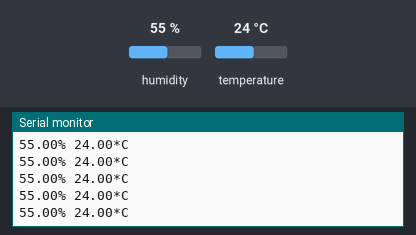
Bench run of a sketch on a simulated Arduino Uno, built with avr-gcc and run on an emulated ATmega328P. Parts: the last lines printed to the serial monitor. The test bench sets the inputs (shaded band); at power-on: humidity 55 %, temperature 24 °C.

Above: at 2.8 s.
2.9 s: humidity set to 22 %
At 5.0 s:
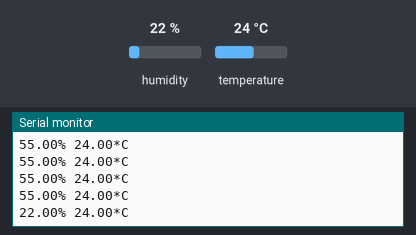
5.6 s: temperature set to 12 °C
At 6.5 s:
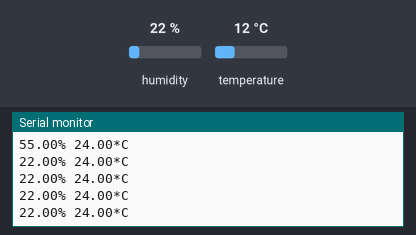
8.3 s: humidity set to 40 %
At 9.0 s:
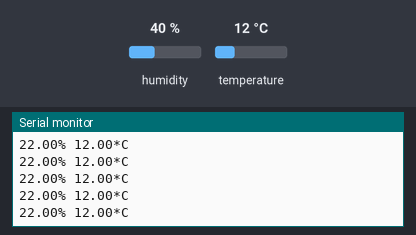
Timing chart, 0 to 11.3 s (numbered marks = the images above; inputs shaded):
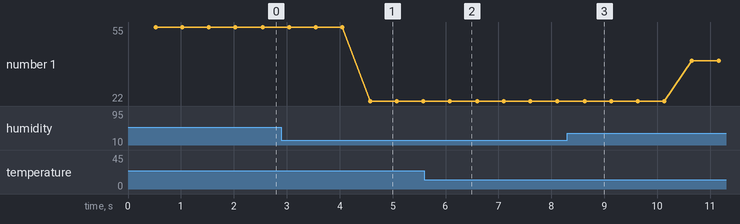

Measured:
- after the input at 2.9 s, the serial monitor: prints a new line after 1.7 s (image 1)
- plotted number 1: 55 → 22 after the input at 2.9 s, 22 → 40 after the input at 8.3 s

The sketch:

DHT11_Serial_Monitor.ino
```cpp
/*************************************************************
  This example shows how value can be pushed from Arduino to
  Serial Monitor

   ;;`  .;;;;;  ;;;;:  ;;` `;;  ;;;;  ;;  :;.  ;;;;`  ;;;;:   ;;  ;;;;,
  ,;;;  .;:.;;, ;;:;;; ;;` `;; ;; ,;: ;;  :;. ;;;:;;  ;;.;;.  ;;  ;;:;;,
  ;;;;  .;: :;, ;;  ;; ;;` `;; ;;;,   ;;,,;;. ;;  ,;, ;; ,;,  ;;  ;;  ;;
 `;:`;, .;;;;;  ;;  ;; ;;` `;;  ;;;;, ;;;;;;.`;;  .;: ;;;;;   ;;  ;;  ;;
 :;;;;; .;:.;;  ;;  ;; ;;` `;; `. `;; ;;  :;. ;;  :;, ;;``    ;;  ;;  ;;
 ;;;;;; .;: ;;. ;;:;;: .;;:;;. ;;..;; ;;  :;. ;;;:;;  ;;   ;; ;;  ;;:;;

  WARNING :
  For this example you'll need library & Arduino part :
    Adafruit DHT sensor libraries:
    https://github.com/adafruit/Adafruit_Sensor
    https://github.com/adafruit/DHT-sensor-library

  Need Arduino Part :
  https://www.tokopedia.com/ardushopid
  or Whatsapp Only 082111545939
  Find Me on FB :
  https://id-id.facebook.com/people/Ardushop-Id/100015723427957

  Pin DHT >> Pin Arduino
    VCC   >>    +5V
    DATA  >>    Pin 6 Digital
    NC    >>    Tidak dipakai
    GND   >>    GND
 *************************************************************/

/* Comment this out to disable prints and save space */
#include <DHT.h>  //menyertakan library DHT kedalam program

#define DHTPIN 6  //kita pasang sensor pada pin 6 digital

#define DHTTYPE DHT11 //kita menggunakan jenis sensor DHT11, ubah jika kamu gunakan sensor lain seperti DHT22 (AM2302) atau DHT21 (AM2301)
//#define DHTTYPE DHT22   // DHT 22, AM2302, AM2321
//#define DHTTYPE DHT21   // DHT 21, AM2301

DHT dht(DHTPIN, DHTTYPE); //deklarasi pin sensor dengan jenis sensor yang dipilih

void setup() {
  dht.begin(); //program komunikasi atau setup untuk sensor DHT
  Serial.begin(9600); //program komunikasi atau setup untuk serial monitor dan kecepatan komunikasi (baudrate)
}
/*
  Need Arduino Part :
  https://www.tokopedia.com/ardushopid
  or Whatsapp Only 082111545939
  Find Me on FB :
  https://id-id.facebook.com/people/Ardushop-Id/100015723427957
*/
void loop() {
  float kelembapan = dht.readHumidity(); //menyimpan nilai kelembapan pada variabel kelembapan
  float suhu = dht.readTemperature(); //menyimpan nilai suhu pada variabel suhu
  delay(500); //mengatur jeda waktu pembacaan sensor selama 500 milidetik

  Serial.print(kelembapan); //menampilkan nilai kelembapan pada Serial Monitor
  Serial.print("%"); //Simbol persen satuan kelembapan
  Serial.print(" "); //menambahkan spasi
  Serial.print(suhu); //menampilkan nilai suhu pada Serial Monitor
  Serial.println("*C"); //Satuan Derajat Suhu
}
```
